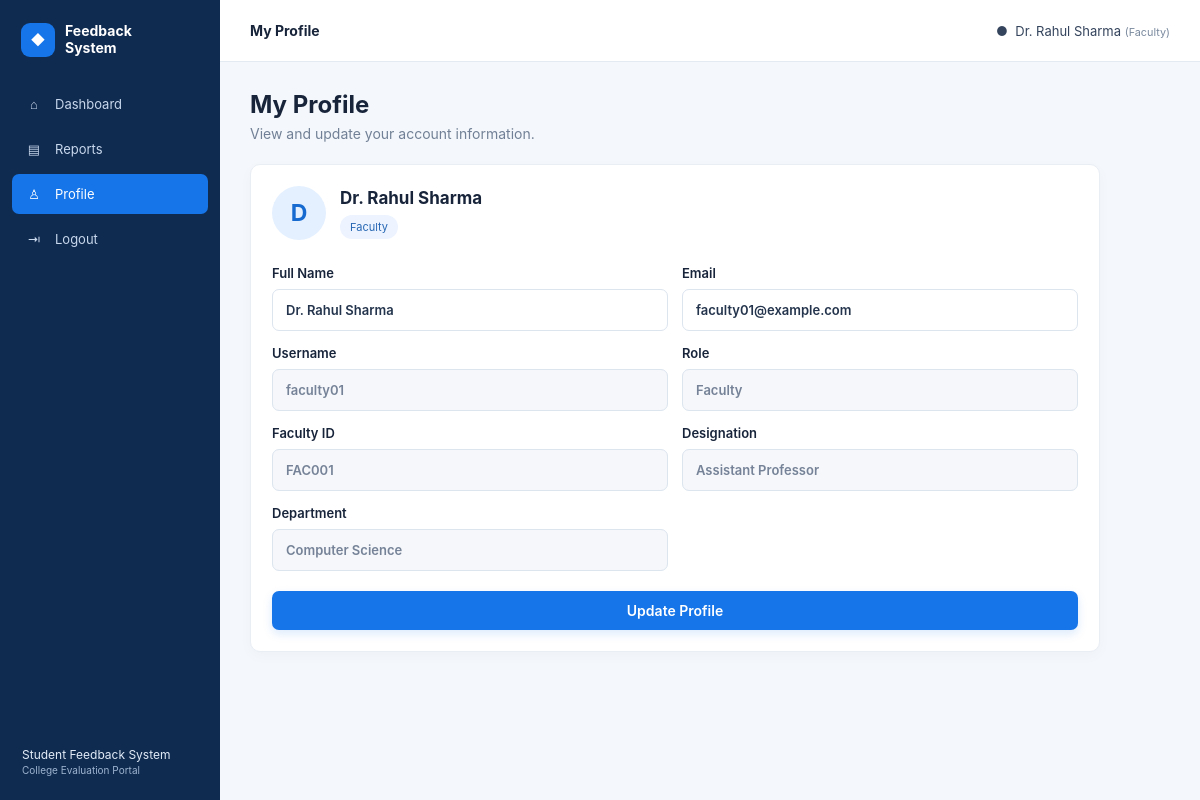
Screenshot of /profile.php (signed in) with the database file from the repository.
### tables this page shows
CREATE TABLE users (
  id INT AUTO_INCREMENT PRIMARY KEY,
  username VARCHAR(50) NOT NULL UNIQUE,
  password VARCHAR(255) NOT NULL,
  role ENUM('admin','student','faculty') NOT NULL,
  name VARCHAR(100) NOT NULL,
  email VARCHAR(120) NOT NULL UNIQUE,
  student_code VARCHAR(30) DEFAULT NULL,
  faculty_code VARCHAR(30) DEFAULT NULL,
  department VARCHAR(100) DEFAULT NULL,
  semester VARCHAR(50) DEFAULT NULL,
  designation VARCHAR(100) DEFAULT NULL,
  status ENUM('active','inactive') NOT NULL DEFAULT 'active',
  created_at TIMESTAMP DEFAULT CURRENT_TIMESTAMP
);

### profile.php (the view, shortened to what this page needs)
<?php
require_once "config.php"; require_login(); $uid=(int)$_SESSION["user_id"]; $stmt=$pdo->prepare("SELECT * FROM users WHERE id=?");$stmt->execute([$uid]);$user=$stmt->fetch();$error="";
app_header("My Profile"); ?>
<div class="welcome"><div><h1>My Profile</h1><p>View and update your account information.</p></div></div><div class="panel profile-panel"><div class="profile-heading"><div class="avatar"><?=e(strtoupper(substr($user["name"],0,1)))?></div><div><h2><?=e($user["name"])?></h2><span class="pill"><?=e(ucfirst($user["role"]))?></span></div></div><?php if($error): ?><div class="alert error"><?=e($error)?></div><?php endif; ?><form method="post" class="profile-form"><div class="two-col"><label>Full Name<input name="name" value="<?=e($user["name"])?>" required></label><label>Email<input type="email" name="email" value="<?=e($user["email"])?>" required></label><label>Username<input value="<?=e($user["username"])?>" disabled></label><label>Role<input value="<?=e(ucfirst($user["role"]))?>" disabled></label><?php if($user["role"]==="student"): ?><label>Student ID<input value="<?=e($user["student_code"])?>" disabled></label><label>Semester<input value="<?=e($user["semester"])?>" disabled></label><?php elseif($user["role"]==="faculty"): ?><label>Faculty ID<input value="<?=e($user["faculty_code"])?>" disabled></label><label>Designation<input value="<?=e($user["designation"])?>" disabled></label><?php endif; ?><label>Department<input value="<?=e($user["department"])?>" disabled></label></div><button class="btn primary" type="submit">Update Profile</button></form></div>

### style.css (style rules this page uses)
* { box-sizing:border-box }
:root { --navy:#102f61;--blue:#1675e8;--text:#17243a;--muted:#718096;--line:#e4eaf2;--bg:#f4f7fb }
body { margin:0;font-family:Inter,"Segoe UI",Arial,sans-serif;color:var(--text);background:var(--bg);font-size:14px }
button,input,select,textarea { font:inherit }
label { display:grid;gap:8px;font-weight:600;font-size:13px }
input,select,textarea { width:100%;padding:12px 13px;border:1px solid #dce4ee;border-radius:7px;background:#fff;color:#24344c;outline:none }
input:disabled { background:#f5f7fa;color:#758297 }
.btn { display:inline-flex;align-items:center;justify-content:center;border:0;border-radius:7px;padding:11px 17px;cursor:pointer;font-weight:600;text-decoration:none;transition:.15s }
.primary { background:#1675e8;color:#fff;box-shadow:0 4px 10px #1675e826 }
.two-col { display:grid;grid-template-columns:1fr 1fr;gap:14px }
.app-body { display:flex;min-height:100vh }
.welcome { display:flex;align-items:center;justify-content:space-between;margin-bottom:22px }
.welcome h1 { font-size:24px;margin:0 0 6px }
.welcome p { margin:0;color:var(--muted) }
.panel { background:#fff;border:1px solid #e9eef5;border-radius:10px;padding:21px;margin-bottom:20px;box-shadow:0 4px 14px #263d5907 }
.panel h2 { font-size:17px;margin:0 0 15px }
.pill { display:inline-block;background:#edf4ff;color:#2867b4;border-radius:20px;padding:5px 10px;font-size:11px }
.profile-panel { max-width:850px }
.profile-heading { display:flex;align-items:center;gap:14px;margin-bottom:25px }
.profile-heading h2 { margin:0 0 7px }
.avatar { width:54px;height:54px;border-radius:50%;display:grid;place-items:center;background:#e4f0ff;color:#176bd0;font-size:23px;font-weight:700 }
.profile-form { display:grid;gap:20px }

### rows the page displays
users: name "D", name "Dr. Rahul Sharma", role "Faculty", email "faculty01@example.com", username "faculty01", faculty_code "FAC001", designation "Assistant Professor", department "Computer Science"

### other values shown
$item[1] "⌂"
$item[0] "Dashboard"
$item[1] "▤"
$item[0] "Reports"
$item[1] "♙"
$item[0] "Profile"
$title "My Profile"
$name "Dr. Rahul Sharma"
$role "Faculty"
